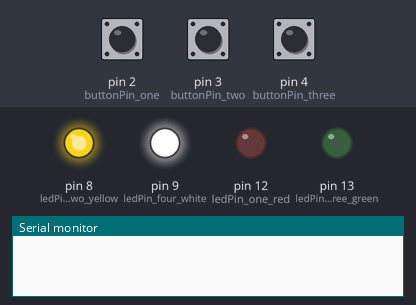
Simulated run of this sketch. Board: Arduino Uno, built with avr-gcc and run on an emulated ATmega328P. Parts: output pins drawn as LEDs (lit = HIGH), the last lines printed to the serial monitor. Dashed ring = blinking. The inputs (shaded band) are chosen by the test bench; at power-on: pin 3 (buttonPin_two) LOW, pin 4 (buttonPin_three) LOW, pin 2 (buttonPin_one) LOW.

Above: at 1.2 s.
1.3 s: pin 3 (buttonPin_two) pulled HIGH for 0.15 s
At 2.8 s:
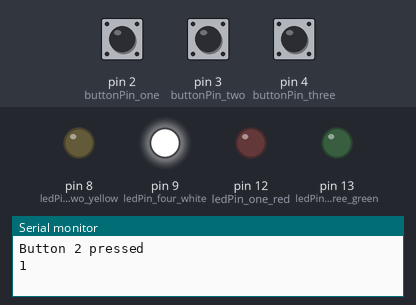
4.4 s: pin 4 (buttonPin_three) pulled HIGH for 0.15 s
At 5.4 s:
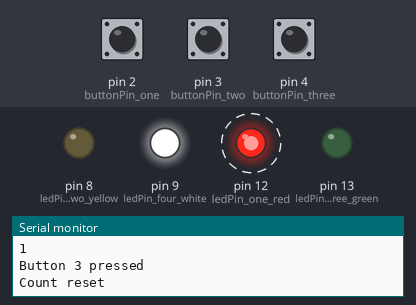
7.5 s: pin 2 (buttonPin_one) pulled HIGH for 3.2 s
At 11.8 s:
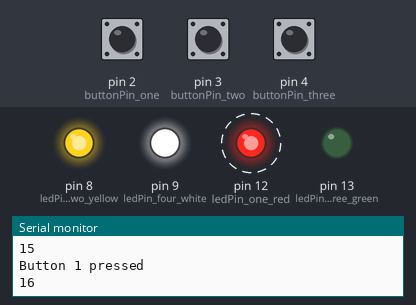
12.2 s: pin 3 (buttonPin_two) pulled HIGH for 1 s
At 13.8 s:
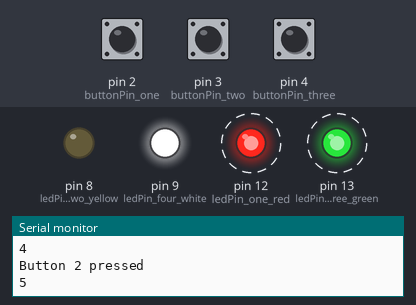
16.2 s: pin 3 (buttonPin_two) pulled HIGH for 3.2 s
20.9 s: pin 2 (buttonPin_one) pulled HIGH for 0.15 s
At 21.8 s:
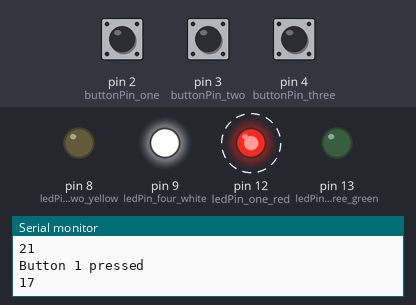
Timing chart, 0 to 25.0 s (numbered marks = the images above; inputs shaded):
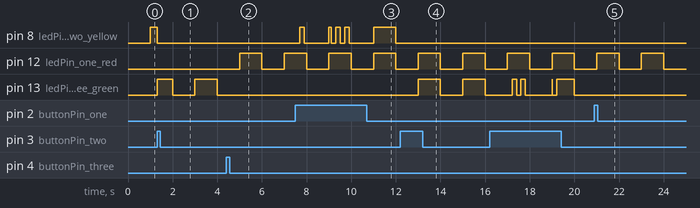

Measured:
- after the input at 1.3 s, pin 13 (ledPin_three_green): LOW → HIGH at once, → LOW 0.70 s later, → HIGH 1.0 s later, → LOW 1.0 s later
- after the input at 4.4 s, pin 12 (ledPin_one_red): LOW → HIGH after 0.60 s, → LOW 1.0 s later, → HIGH 1.0 s later; pin 13 (ledPin_three_green): stays LOW (without the input it goes to HIGH after 0.60 s)
- after the input at 7.5 s, pin 8 (ledPin_two_yellow): LOW → HIGH after 0.20 s, → LOW 0.20 s later, → HIGH 1.1 s later, → LOW 0.11 s later, … (10 changes in this stretch)
- after the input at 12.2 s, pin 8 (ledPin_two_yellow): stops changing and stays LOW; pin 13 (ledPin_three_green): alternates HIGH for 1.0 s and LOW for 1.0 s, starting after 0.80 s
- after the input at 20.9 s, pin 13 (ledPin_three_green): stops changing and stays LOW

The sketch:

coutingpushbutton3leds.ino
```cpp
// contador que conta o numero de vezes que um botao push-button mudou de estado.botao

//  when u press a button, turn on LED

//  with millis boucing treatment

#define BOUNCE_TIME 200

// Ao apertar e soltar o botão, esperamos que o contador incremente várias vezes (efeito bouncing).
const int buttonPin_one = 2;   // pin 2
const int buttonPin_two = 3;   // pin 3
const int buttonPin_three = 4; // pin 4

const int ledPin_one_red = 12;    // pin 13 - LED
const int ledPin_two_yellow = 8; // pin 12 - LED
const int ledPin_three_green = 13; // pin 8 - LED
const int ledPin_four_white = 9; // pin 9 - LED

unsigned long print_timer = 0; // timer in serial port UART0 - miliseconds
unsigned long previousMillis = 0;

unsigned long lastDebounceTime_one = 0;   // the last time the output pin was toggled
unsigned long lastDebounceTime_two = 0;   // the last time the output pin was toggled
unsigned long lastDebounceTime_three = 0; // the last time the output pin was toggled

// unsigned long because the value will be long in a period of time
unsigned long debounceDelay = 200; // the debounce time ; increase if the output flickers
// 50 miliseconds
const unsigned long blinkDuration = 1000; // the duration of the blink in milliseconds
unsigned long blinkStartTime = 0;         // the time the LED started blinking

uint8_t counter_one = 0; // count how many change state in the button
uint8_t counter_two = 0; // count how many change state in the button
uint8_t counter_three = 0; // count how many change state in the button

bool buttonState_three = false;
bool resetFlag = false;


bool buttonState_one = false;
bool buttonState_two = false;


bool green_on = false;
bool yellow_on = true;

bool last_state_yellow_led = false;
bool last_state_green_led = false;
bool last_state_red_led = false;

int time_green_led = 0;
int time_yellow_led = 0;
int time_red_led = 0;

// usually int is 16 its
void setup()
{
    // Serial communication
    Serial.begin(9600);
    // Set the pin modes
    pinMode(buttonPin_one, INPUT);
    pinMode(buttonPin_two, INPUT);
    pinMode(buttonPin_three, INPUT);
    pinMode(ledPin_one_red, OUTPUT);
    pinMode(ledPin_two_yellow, OUTPUT);
    pinMode(ledPin_three_green, OUTPUT);
    pinMode(ledPin_four_white, OUTPUT);

    // Turn off all the LEDs
    digitalWrite(ledPin_three_green, LOW);
    digitalWrite(ledPin_two_yellow, LOW);
    digitalWrite(ledPin_one_red, LOW);
    digitalWrite(ledPin_four_white, HIGH);

    // last = digitalRead(buttonPin);
    // we expect that the counter is incremented many times (boucing effect)]

}

static uint32_t lastPressTime1 = 0;
static uint32_t lastPressTime2 = 0;
static uint32_t lastPressTime3 = 0;
unsigned long time = 0;
unsigned long previous_time = 0;

void blink_leds() {
    unsigned long time = millis();

    if (yellow_on) {
        digitalWrite(ledPin_two_yellow, (time / blinkDuration) % 2);
    } else {
        digitalWrite(ledPin_two_yellow, LOW);
    }

    if (green_on) {
        digitalWrite(ledPin_three_green, (time / blinkDuration) % 2);
    } else {
        digitalWrite(ledPin_three_green, LOW);
    }

    if (resetFlag) {
        digitalWrite(ledPin_one_red, (time / blinkDuration) % 2);
    } else {
        digitalWrite(ledPin_one_red, LOW);
    }
}


void loop() {
    blink_leds();

    if (digitalRead(buttonPin_one) && (millis() - lastPressTime1 > BOUNCE_TIME)) {
        lastPressTime1 = millis();
        counter_one++;
        Serial.println("Button 1 pressed");
        Serial.println(counter_one);
        if (counter_one % 2 == 0) {
            yellow_on = true;
            green_on = false;
        } else {
            yellow_on = false;
          	green_on = false;

        }
    }

    if (digitalRead(buttonPin_two) && (millis() - lastPressTime2 > BOUNCE_TIME)) {
      lastPressTime2 = millis();
      counter_two++;
      Serial.println("Button 2 pressed");
      Serial.println(counter_two);
      if (counter_two % 2 == 1) {
        yellow_on = false;
        green_on = true;
      } else {
        green_on = false;
        yellow_on = false;
      }
	}

  if (digitalRead(buttonPin_three) && (millis() - lastPressTime3 > BOUNCE_TIME)) {
    lastPressTime3 = millis();
    buttonState_three = true;
    Serial.println("Button 3 pressed");
    // If button 3 was pressed, reset the counts and set the reset flag
    counter_one = 0;
    counter_two = 0;
    yellow_on = false;
    green_on = false;
    resetFlag = true;
    buttonState_three = false;
    Serial.println("Count reset");
	}
}
```
